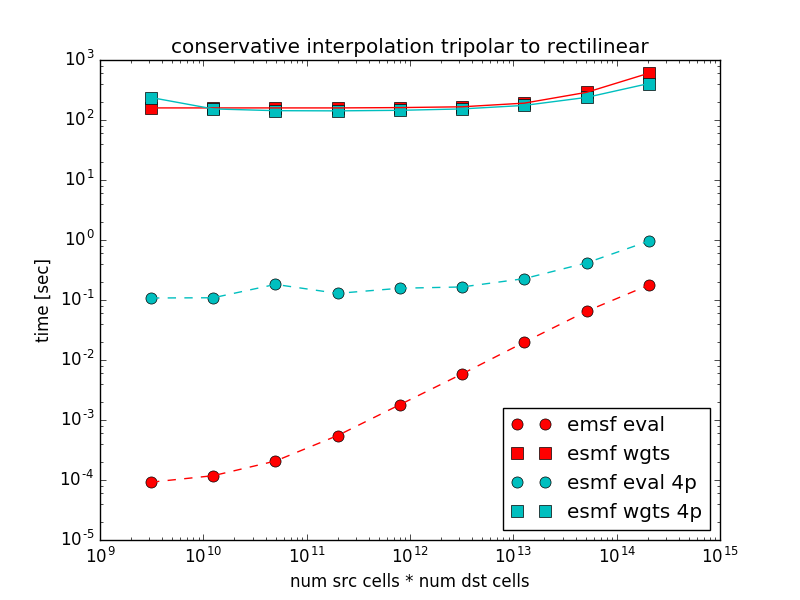

Write the Python code that produced this figure.
from subprocess import call
import re
import argparse

parser = argparse.ArgumentParser(description='Exercise regridding')
parser.add_argument('--nprocs', type=int, dest='nprocs', default=1,
                    help='Number of procs (for programs supporting MPI execution)')
args = parser.parse_args()

def getEvaluationTime(filename):
	m = re.search(r'evaluation\s+([\d\.e\-]+)', open(filename, 'r').read())
	if m:
		return float(m.group(1))
	return None

def getWeightsTime(filename):
	m = re.search(r'weights\s+([\d\.e\-]+)', open(filename, 'r').read())
	if m:
		return float(m.group(1))
	return None

def getNumberOfInvalidPoints(filename):
	m = re.search(r'invalid points\:\s+(\d+)', open(filename, 'r').read())
	if m:
		return int(m.group(1))
	return None


dst_celldims = [(10, 20),
                (20, 40),
                (40, 80),
                (80, 160),
                (160, 320),
                (320, 640),
                (640, 1280),
                (1280, 2560),
                (2560, 5120),]
                #(5120, 10240)]


ns = []
esmf_eval = []
esmf_weights = []
esmf_eval_par = []
esmf_weights_par = []
for dstDims in dst_celldims:
	# generate the grids
	call(['python', 'generate_field.py', \
		'--dst_nj', '{}'.format(dstDims[0] + 1), \
		'--dst_ni', '{}'.format(dstDims[1] + 1), \
		])

	# comes from the coords_CF_ORCA12_GO6-2.nc file
        srcDims = (3606, 4322)

	srcN = srcDims[0] * srcDims[1]
	dstN = dstDims[0] * dstDims[1]
	ns.append(srcN * dstN)
	print('number of src * dst cells is {}'.format(srcN * dstN))

	# run esmf serial
	err = open('log.err', 'w')
	out = open('log.txt', 'w')
	call(['python', 'esmf_interp.py'], stdout=out, stderr=err)
	out.close()
	esmf_eval.append(getEvaluationTime('log.txt'))
	esmf_weights.append(getWeightsTime('log.txt'))

	if args.nprocs > 1:
	    # run esmf parallel
	    err = open('log.err', 'w')
	    out = open('log.txt', 'w')
	    call(['mpiexec', '-n', str(args.nprocs), 'python', 'esmf_conserve.py'], stdout=out, stderr=err)
            out.close()
	    esmf_eval_par.append(getEvaluationTime('log.txt'))
            esmf_weights_par.append(getWeightsTime('log.txt'))
            
        print('ns               = {}'.format(ns))
        print('esmf eval        = {}'.format(esmf_eval))
        print('esmf weights     = {}'.format(esmf_weights))
        print('esmf eval par    = {}'.format(esmf_eval_par))
        print('esmf weights par = {}'.format(esmf_weights_par))

# write to file
import re, time
ta = re.sub(' ', '_', time.asctime())
f = open('run_conserve-{}.csv'.format(ta), 'w')
if args.nprocs > 1:
    f.write('src_num_cells*dst_num_cells,esmf_eval,esmf_weights,esmf_eval_par,esmf_weights_par\n')
    for i in range(len(ns)):
	f.write('{},{},{},{},{}\n'.format(ns[i], esmf_eval[i], esmf_weights[i], esmf_eval_par[i], esmf_weights_par[i]))
else:
    f.write('src_num_cells*dst_num_cells,esmf_eval,esmf_weights\n')
    for i in range(len(ns)):
	f.write('{},{},{}\n'.format(ns[i], esmf_eval[i], esmf_weights[i]))
f.close()

from matplotlib import pylab
import matplotlib

legs = ['emsf eval', 'esmf wgts',]

pylab.loglog(ns, esmf_eval, 'ro', markersize=8)
pylab.loglog(ns, esmf_weights, 'rs', markersize=8)
if args.nprocs > 1:
    pylab.loglog(ns, esmf_eval_par, 'co', markersize=8) 
    pylab.loglog(ns, esmf_weights_par, 'cs', markersize=8)
    legs += ['esmf eval {}p'.format(args.nprocs), 'esmf wgts {}p'.format(args.nprocs)]
pylab.legend(legs, loc=4)

pylab.plot(ns, esmf_eval, 'r--')
pylab.plot(ns, esmf_weights, 'r-')
if args.nprocs > 1:
    pylab.plot(ns, esmf_eval_par, 'c--')
    pylab.plot(ns, esmf_weights_par, 'c-')

pylab.xlabel('num src cells * num dst cells')
pylab.ylabel('time [sec]')
pylab.title('conservative interpolation tripolar to rectilinear')
pylab.savefig('run_conserve.png')
pylab.show()
